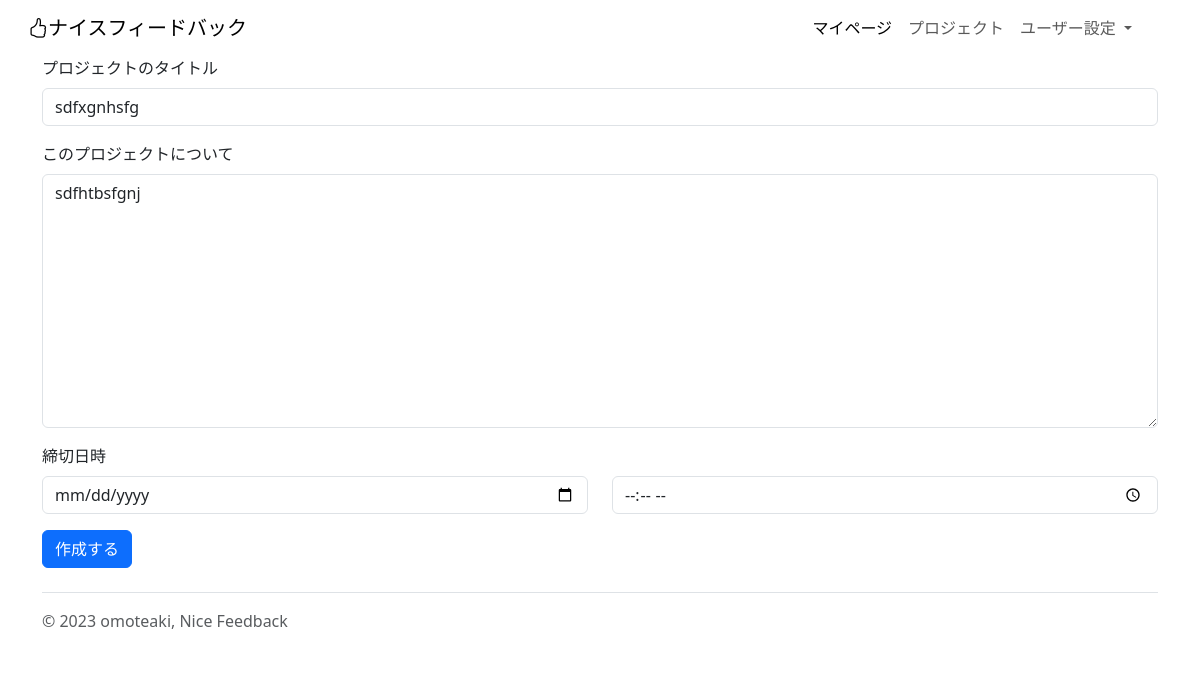
Page /project-update/3 (signed in) on the earlier database version.
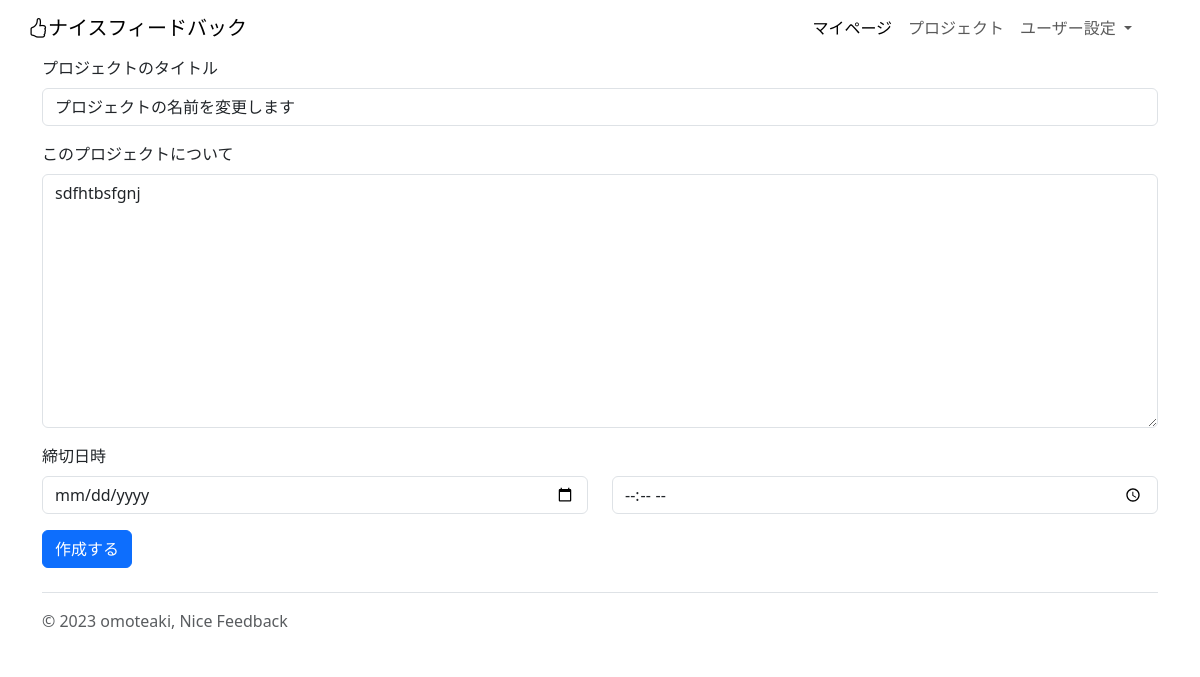
Same page on the later database version.
### project/models.py (models this page shows, shortened)
class Project(models.Model):
    title = models.CharField(
        verbose_name="プロジェクトのタイトル",
        max_length=30,
    )
    about = models.TextField(
        verbose_name="このプロジェクトについて"
    )
    deadline_datetime = models.DateTimeField(
        verbose_name="締め切り日時",
    )
    reference_image1 = models.ImageField(
        verbose_name="参考画像1",
        upload_to="references",
        blank=True,
        null=True,
    )
    reference_image2 = models.ImageField(
        verbose_name="参考画像2",
        upload_to="references",
        blank=True,
        null=True,
    )
    reference_image3 = models.ImageField(
        verbose_name="参考画像3",
        upload_to="references",
        blank=True,
        null=True,
    )
    reference_movie1 = models.FileField(
        verbose_name="参考動画1",
        upload_to="references",
        blank=True,
        null=True,
    )
    reference_movie2 = models.FileField(
        verbose_name="参考動画2",
        upload_to="references",
        blank=True,
        null=True,
    )
    reference_movie3 = models.FileField(
        verbose_name="参考動画3",
        upload_to="references",
        blank=True,
        null=True,
    )
    reference_music1 = models.FileField(
        verbose_name="参考音源1",
        upload_to="references",
        blank=True,
        null=True,
    )
    reference_music2 = models.FileField(
        verbose_name="参考音源2",
        upload_to="references",
        blank=True,
        null=True,
    )
    reference_music3 = models.FileField(
        verbose_name="参考音源3",
        upload_to="references",
        blank=True,
        null=True,
    )
    reference_url1 = models.URLField(
        verbose_name="参考URL1",
        blank=True,
        null=True,
    )
    reference_url2 = models.URLField(
        verbose_name="参考URL2",
        blank=True,
        null=True,
    )
    reference_url3 = models.URLField(
        verbose_name="参考URL3",
        blank=True,
        null=True,
    )
    created_at = models.DateTimeField(
        verbose_name="プロジェクトを登録した日時",
        auto_now_add=True,
    )
    updated_at = models.DateTimeField(
        verbose_name="プロジェクトの詳細を更新した時間",
        auto_now=True,
    )
    orderer_user = models.ForeignKey(
        CustomUser,
        verbose_name="発注者",
        on_delete=models.PROTECT,
        related_name="orderer_user",
    )
    contractor_user = models.ForeignKey(
        CustomUser,
        verbose_name="受注者",
        on_delete=models.PROTECT,
        related_name="contractor_user",
    )
    orderer_users = models.ManyToManyField(
        CustomUser,
        verbose_name="発注者のサポーター",
        blank=True,
        related_name="orderer_users",
    )
    contractor_users = models.ManyToManyField(
        CustomUser,
        verbose_name="受注者のサポーター",
        blank=True,
        related_name="contractor_users",
    )
    created_user = models.ForeignKey(
        CustomUser,
        verbose_name="プロジェクトの作成者",
        on_delete=models.PROTECT,
        related_name="created_user"
    )
    is_done = models.BooleanField(
        default=False,
        help_text="プロジェクトが完了したらTrue"
    )

### project/views.py (the view, shortened to what this page needs)
# urls.py: path('project-update/<int:pk>', views.ProjectUpdateView.as_view(), name="project_update"),
class ProjectUpdateView(UpdateView):
    template_name = "update_project.html"
    model = Project
    form_class = UpdateProjectForm
    def get_context_data(self, **kwargs):
        context = super().get_context_data(**kwargs)
        context["created_user_id"] = self.request.user
        return context

### project/forms.py
class UpdateProjectForm(forms.ModelForm):
    date = forms.DateField(label="日にち", initial="2023/12/24")
    time = forms.TimeField(label="時間", initial="12:00")
    deadline_datetime = forms.DateTimeField(required=False)
    class Meta:
        model = Project
        fields = [
            "title",
            "about",
            "deadline_datetime",
            "time",
            "date",
        ]

### project/templates/update_project.html (shortened to what this page needs)
{% extends "base.html" %}
{% load widget_tweaks %}
{% block contents %}
<div class="container">
<form action="" method="post">
{% for field in form %}
{% if field == form.time or field == form.date or field == form.deadline_datetime %}
{% else %}
<div class="mb-3">
  <label class="form-label" for="{{field.id_for_label}}">{{field.label}}</label>
  {% render_field field class="form-control" %}
</div>
{% endif %}
{% endfor %}
<div class="mb-3">
  <div class="form-label">締切日時</div>
  <div class="row">
    <div class="col">
      <input class="form-control" type="date" name="date" required id="id_date" value="{{date}}">
    </div>
    <div class="col">
      <input class="form-control" type="time" name="time" required id="id_time" value="{{time}}" >
    </div>
  </div>
</div>
  <button type="submit" class="btn btn-primary">作成する</button>
</form>
</div>
{% endblock %}

Differences in the rows shown:
changed Project "sdfhtbsfgnj": title "sdfxgnhsfg" → "プロジェクトの名前を変更します"
